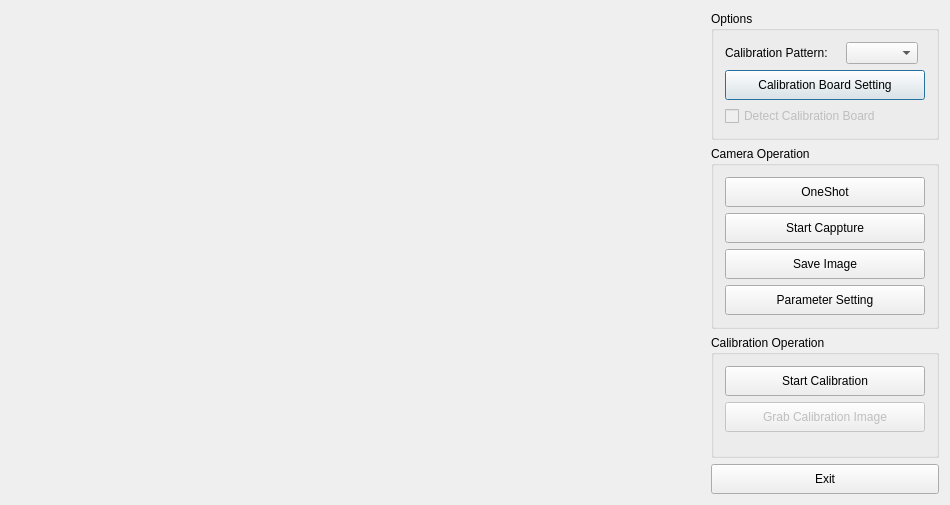
<?xml version="1.0" encoding="UTF-8"?>
<ui version="4.0">
 <class>SingleViewCalibrationWindowClass</class>
 <widget class="QDialog" name="SingleViewCalibrationWindowClass">
  <property name="geometry">
   <rect>
    <x>0</x>
    <y>0</y>
    <width>950</width>
    <height>505</height>
   </rect>
  </property>
  <property name="sizePolicy">
   <sizepolicy hsizetype="Preferred" vsizetype="Preferred">
    <horstretch>0</horstretch>
    <verstretch>0</verstretch>
   </sizepolicy>
  </property>
  <property name="minimumSize">
   <size>
    <width>0</width>
    <height>0</height>
   </size>
  </property>
  <property name="windowTitle">
   <string>Single View Calibration</string>
  </property>
  <layout class="QHBoxLayout" name="horizontalLayout">
   <item>
    <widget class="QWidget" name="canvas" native="true">
     <property name="sizePolicy">
      <sizepolicy hsizetype="Expanding" vsizetype="Expanding">
       <horstretch>0</horstretch>
       <verstretch>0</verstretch>
      </sizepolicy>
     </property>
    </widget>
   </item>
   <item>
    <layout class="QVBoxLayout" name="verticalLayout_2">
     <item>
      <widget class="QGroupBox" name="gbOptions">
       <property name="sizePolicy">
        <sizepolicy hsizetype="Maximum" vsizetype="Maximum">
         <horstretch>0</horstretch>
         <verstretch>0</verstretch>
        </sizepolicy>
       </property>
       <property name="title">
        <string>Options</string>
       </property>
       <layout class="QGridLayout" name="gridLayout_2">
        <item row="2" column="0">
         <widget class="QLabel" name="label">
          <property name="sizePolicy">
           <sizepolicy hsizetype="Maximum" vsizetype="Preferred">
            <horstretch>0</horstretch>
            <verstretch>0</verstretch>
           </sizepolicy>
          </property>
          <property name="text">
           <string>Calibration Pattern:</string>
          </property>
         </widget>
        </item>
        <item row="5" column="0" colspan="2">
         <widget class="QCheckBox" name="ckbDetectCalibBoard">
          <property name="enabled">
           <bool>false</bool>
          </property>
          <property name="sizePolicy">
           <sizepolicy hsizetype="Maximum" vsizetype="Fixed">
            <horstretch>0</horstretch>
            <verstretch>0</verstretch>
           </sizepolicy>
          </property>
          <property name="text">
           <string>Detect Calibration Board</string>
          </property>
         </widget>
        </item>
        <item row="2" column="1">
         <widget class="QComboBox" name="cmbCalibPattern">
          <property name="sizePolicy">
           <sizepolicy hsizetype="Maximum" vsizetype="Fixed">
            <horstretch>0</horstretch>
            <verstretch>0</verstretch>
           </sizepolicy>
          </property>
         </widget>
        </item>
        <item row="4" column="0" colspan="2">
         <widget class="QPushButton" name="btnCalibBoardSetting">
          <property name="sizePolicy">
           <sizepolicy hsizetype="Fixed" vsizetype="Fixed">
            <horstretch>0</horstretch>
            <verstretch>0</verstretch>
           </sizepolicy>
          </property>
          <property name="minimumSize">
           <size>
            <width>200</width>
            <height>30</height>
           </size>
          </property>
          <property name="maximumSize">
           <size>
            <width>16777215</width>
            <height>30</height>
           </size>
          </property>
          <property name="text">
           <string>Calibration Board Setting</string>
          </property>
         </widget>
        </item>
       </layout>
      </widget>
     </item>
     <item>
      <widget class="QGroupBox" name="gbCamOperations">
       <property name="sizePolicy">
        <sizepolicy hsizetype="Maximum" vsizetype="Maximum">
         <horstretch>0</horstretch>
         <verstretch>0</verstretch>
        </sizepolicy>
       </property>
       <property name="title">
        <string>Camera Operation</string>
       </property>
       <layout class="QVBoxLayout" name="verticalLayout">
        <item>
         <widget class="QPushButton" name="btnOneShot">
          <property name="sizePolicy">
           <sizepolicy hsizetype="Fixed" vsizetype="Fixed">
            <horstretch>0</horstretch>
            <verstretch>0</verstretch>
           </sizepolicy>
          </property>
          <property name="minimumSize">
           <size>
            <width>200</width>
            <height>30</height>
           </size>
          </property>
          <property name="maximumSize">
           <size>
            <width>16777215</width>
            <height>30</height>
           </size>
          </property>
          <property name="text">
           <string>OneShot</string>
          </property>
         </widget>
        </item>
        <item>
         <widget class="QPushButton" name="btnCapture">
          <property name="sizePolicy">
           <sizepolicy hsizetype="Fixed" vsizetype="Fixed">
            <horstretch>0</horstretch>
            <verstretch>0</verstretch>
           </sizepolicy>
          </property>
          <property name="minimumSize">
           <size>
            <width>200</width>
            <height>30</height>
           </size>
          </property>
          <property name="maximumSize">
           <size>
            <width>16777215</width>
            <height>30</height>
           </size>
          </property>
          <property name="text">
           <string>Start Cappture</string>
          </property>
         </widget>
        </item>
        <item>
         <widget class="QPushButton" name="btnSaveImage">
          <property name="sizePolicy">
           <sizepolicy hsizetype="Fixed" vsizetype="Fixed">
            <horstretch>0</horstretch>
            <verstretch>0</verstretch>
           </sizepolicy>
          </property>
          <property name="minimumSize">
           <size>
            <width>200</width>
            <height>30</height>
           </size>
          </property>
          <property name="maximumSize">
           <size>
            <width>16777215</width>
            <height>30</height>
           </size>
          </property>
          <property name="text">
           <string>Save Image</string>
          </property>
         </widget>
        </item>
        <item>
         <widget class="QPushButton" name="btnParameter">
          <property name="sizePolicy">
           <sizepolicy hsizetype="Fixed" vsizetype="Fixed">
            <horstretch>0</horstretch>
            <verstretch>0</verstretch>
           </sizepolicy>
          </property>
          <property name="minimumSize">
           <size>
            <width>200</width>
            <height>30</height>
           </size>
          </property>
          <property name="maximumSize">
           <size>
            <width>16777215</width>
            <height>30</height>
           </size>
          </property>
          <property name="text">
           <string>Parameter Setting</string>
          </property>
         </widget>
        </item>
       </layout>
      </widget>
     </item>
     <item>
      <widget class="QGroupBox" name="gbCalibOperations">
       <property name="sizePolicy">
        <sizepolicy hsizetype="Maximum" vsizetype="Preferred">
         <horstretch>0</horstretch>
         <verstretch>0</verstretch>
        </sizepolicy>
       </property>
       <property name="title">
        <string>Calibration Operation</string>
       </property>
       <layout class="QVBoxLayout" name="verticalLayout_5">
        <item>
         <widget class="QPushButton" name="btnCalibration">
          <property name="sizePolicy">
           <sizepolicy hsizetype="Fixed" vsizetype="Fixed">
            <horstretch>0</horstretch>
            <verstretch>0</verstretch>
           </sizepolicy>
          </property>
          <property name="minimumSize">
           <size>
            <width>200</width>
            <height>30</height>
           </size>
          </property>
          <property name="maximumSize">
           <size>
            <width>16777215</width>
            <height>30</height>
           </size>
          </property>
          <property name="text">
           <string>Start Calibration</string>
          </property>
         </widget>
        </item>
        <item>
         <widget class="QPushButton" name="btnGrabCalibImage">
          <property name="enabled">
           <bool>false</bool>
          </property>
          <property name="sizePolicy">
           <sizepolicy hsizetype="Fixed" vsizetype="Fixed">
            <horstretch>0</horstretch>
            <verstretch>0</verstretch>
           </sizepolicy>
          </property>
          <property name="minimumSize">
           <size>
            <width>200</width>
            <height>30</height>
           </size>
          </property>
          <property name="maximumSize">
           <size>
            <width>16777215</width>
            <height>30</height>
           </size>
          </property>
          <property name="text">
           <string>Grab Calibration Image</string>
          </property>
         </widget>
        </item>
        <item>
         <spacer name="verticalSpacer">
          <property name="orientation">
           <enum>Qt::Vertical</enum>
          </property>
          <property name="sizeHint" stdset="0">
           <size>
            <width>20</width>
            <height>40</height>
           </size>
          </property>
         </spacer>
        </item>
       </layout>
      </widget>
     </item>
     <item>
      <widget class="QPushButton" name="btnExit">
       <property name="sizePolicy">
        <sizepolicy hsizetype="Minimum" vsizetype="Fixed">
         <horstretch>0</horstretch>
         <verstretch>0</verstretch>
        </sizepolicy>
       </property>
       <property name="minimumSize">
        <size>
         <width>200</width>
         <height>30</height>
        </size>
       </property>
       <property name="maximumSize">
        <size>
         <width>16777215</width>
         <height>30</height>
        </size>
       </property>
       <property name="text">
        <string>Exit</string>
       </property>
      </widget>
     </item>
    </layout>
   </item>
  </layout>
 </widget>
 <layoutdefault spacing="6" margin="11"/>
 <resources/>
 <connections/>
</ui>
